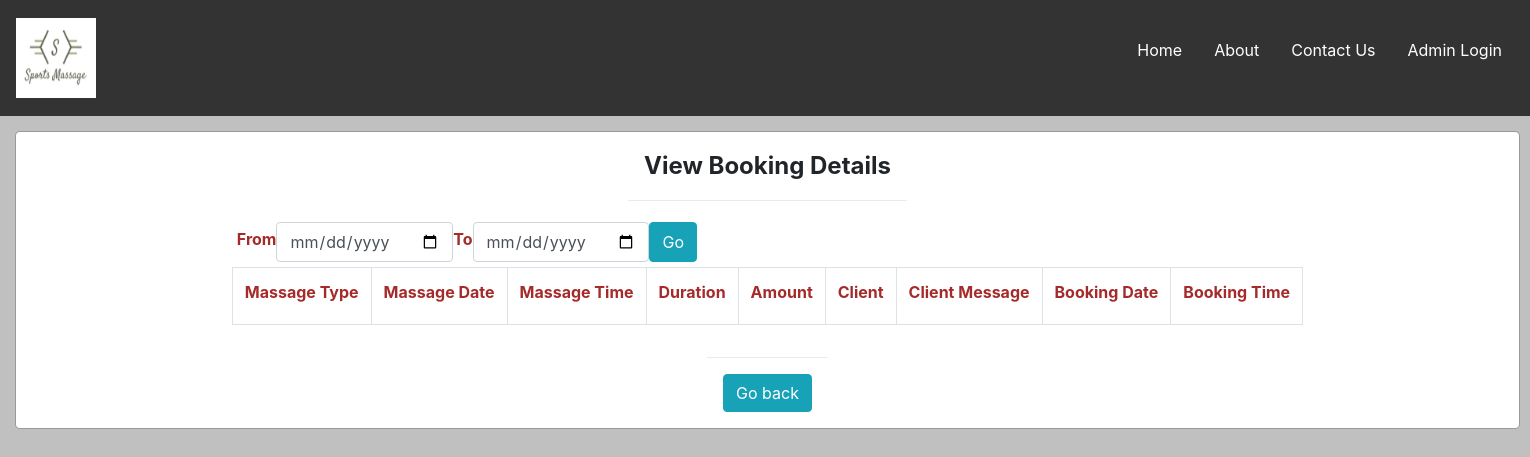
Before: /ViewBookings.php (signed in) with the older database file.
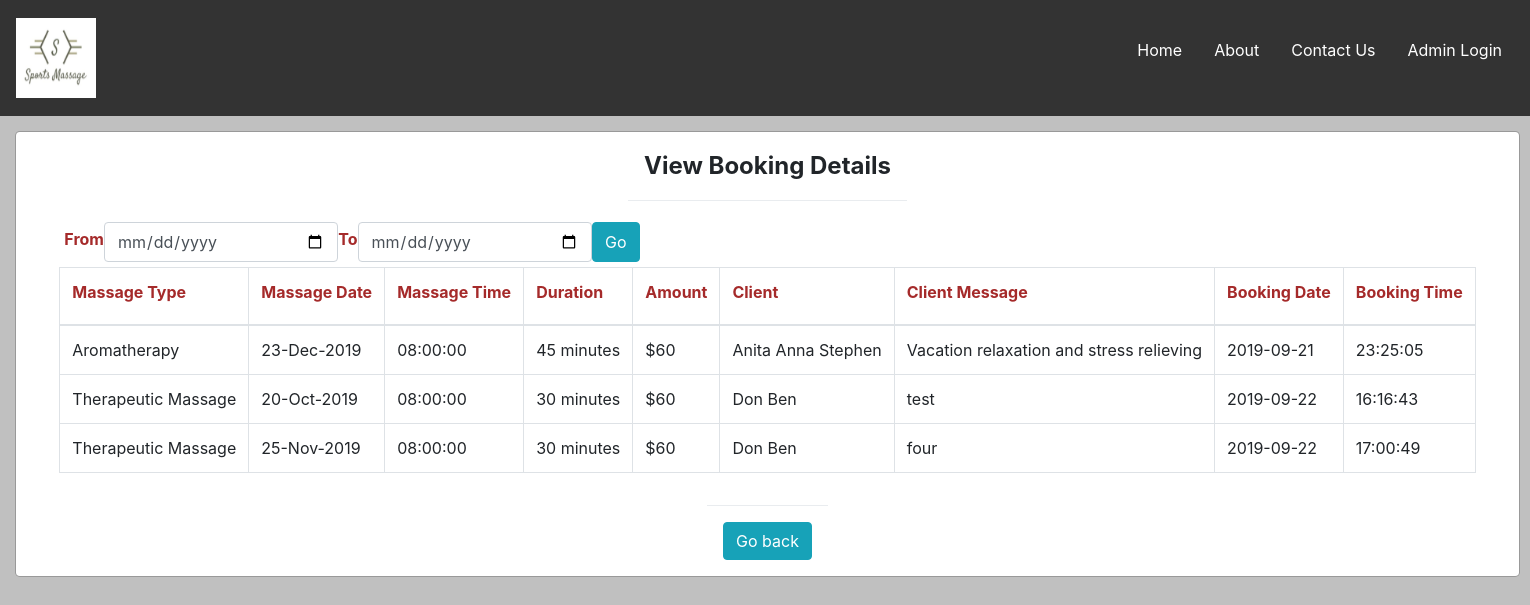
After: the same page with the newer database file.
### tables this page shows
CREATE TABLE `bookings` (
  `BookingId` int(11) NOT NULL,
  `Email` varchar(50) DEFAULT NULL,
  `MassageType` varchar(50) DEFAULT NULL,
  `Duration` int(11) DEFAULT NULL,
  `Amount` double DEFAULT NULL,
  `BookingDate` date DEFAULT NULL,
  `BookingTime` time DEFAULT NULL,
  `MessageForTherapist` varchar(100) DEFAULT NULL,
  `ServiceId` int(11) NOT NULL,
  `EmployeeId` int(11) NOT NULL,
  `BookedDate` date NOT NULL,
  `Bookedtime` time NOT NULL,
  `BookingStatus` varchar(20) NOT NULL
);

CREATE TABLE `userdetails` (
  `UserId` int(11) NOT NULL,
  `FirstName` tinytext NOT NULL,
  `LastName` tinytext NOT NULL,
  `Gender` tinytext DEFAULT NULL,
  `Email` varchar(50) NOT NULL,
  `Address` tinytext DEFAULT NULL,
  `Street` tinytext DEFAULT NULL,
  `Suburb` tinytext DEFAULT NULL,
  `City` tinytext DEFAULT NULL,
  `PO` int(11) DEFAULT NULL,
  `Mobile` bigint(20) NOT NULL,
  `DOB` date DEFAULT NULL,
  `Password` tinytext NOT NULL
);

### ViewBookings.php (the view, shortened to what this page needs)
<?php
require("heading.php");
require("admincheck.php");
$output = '';
$empid = $_SESSION['empid'];
$query = "select u.FirstName,u.LastName,b.* from bookings b,userdetails u where b.Email=u.Email
and b.EmployeeId='$empid'AND b.BookingStatus<>'Cancelled'
";
$result = mysqli_query($mysqli, $query);
?>
<html>
<head>
     <link rel="stylesheet" type="text/css" href="stylesheet.css">
     <link rel="stylesheet" href="css/bootstrap.min.css">
</head>
<body style="background-color:silver;">
     <div id="" class="container-view">
          <div class="" style="width:1505px">
               <div class="modal-content" style="align-items: center;">
                    <div class="modal-header">
                         <h4 class="modal-title"><b>View Booking Details</b></h4>
                    </div>
                    <div class="modal-body">
                              <div class="row dates" style="margin:5px">
                                   <label style="margin-top:5px">From</label>
                                   <input type="date" class="form-control col-md-2 date1" name="date1"  />
                                   <label style="margin-top:5px">To</label>
                                   <input type="date" class="form-control col-md-2 date2" name="date2"  />
                                   <button type="submit" class="btn btn-info search">Go</button>
                              </div>
                         <div class="table-responsive">
                              <table class="table table-bordered">
                                   <tr>
                                        <td><label>Massage Type</label></td>
                                        <td><label>Massage Date</label></td>
                                        <td><label>Massage Time</label></td>
                                        <td><label>Duration</label></td>
                                        <td><label>Amount</label></td>
                                        <td><label>Client</label></td>
                                        <td><label>Client Message</label></td>
                                        <td><label>Booking Date</label></td>
                                        <td><label>Booking Time</label></td>
                                   </tr>
                                   <tbody class="ajaxvalue">
                                        <?php
                                        while ($row = mysqli_fetch_array($result)) {
                                             $output .= '
                <tr>
                <td >' . $row["MassageType"] . '</td>
                     <td >' . date('d-M-Y', strtotime($row['BookedDate'])) . '</td>
                     <td >' . $row["Bookedtime"] . '</td>
                     <td >' . $row["Duration"] . ' minutes</td>
                     <td >$' . $row["Amount"] . '</td>
                     <td >' . $row["FirstName"] . ' ' . $row["LastName"] . '</td>
                     <td >' . $row["MessageForTherapist"] .  '</td>
                     <td >' . $row["BookingDate"] . '</td>
                     <td >' . $row["BookingTime"] . '</td>
                </tr>
               ';
                                        }
                                        echo $output;
                                        ?>
                                   </tbody>
                              </table>
                         </div>
                    </div>
                    <div class="modal-footer">
                         <a href="EmployeeHome.php" class="btn btn-info">Go back</a>
                    </div>
               </div>
          </div>
     </div>
</body>

### heading.php (shortened to what this page needs)
 <!DOCTYPE html>
<html>
    <head>
    </head>
    <body>
    <div class="navbar">
<img src="Logo.jpg" alt="Logo" width="80" height="80">
  <ul >
  <a href="adminlogin.php" style="text-align:right;">Admin Login</a>
  <a href="#" style="text-align:right;">Contact Us</a>
  <a href="#" style="text-align:right;">About</a>
  <a href="Logout.php" style="text-align:right;">Home</a>
  </ul>
</div>
    </body>
</html>

### stylesheet.css (style rules this page uses)
body { background-color: gray; }
label { font-weight: bold; color:brown; }
.btn { background-color: cadetblue; color: darkblue; }

### heading.php (style rules this page uses)
body { font-family: Arial, Helvetica, sans-serif; }
.navbar { overflow: hidden; background-color: #333; padding: 15px 16px; margin:0; margin-right: -4px; }
.navbar a { float: right; font-size: 16px; color: white; text-align: center; padding: 30px 16px; text-decoration: none; }

### ViewBookings.php (style rules this page uses)
.container-view { margin: 15px; }

Changed rows visible on the page:
added bookings: MassageType "Aromatherapy", BookedDate "23-Dec-2019", Bookedtime "08:00:00", Duration "45", Amount "60", userdetails.FirstName "Anita Anna", userdetails.LastName "Stephen", MessageForTherapist "Vacation relaxation and stress relieving", BookingDate "2019-09-21", BookingTime "23:25:05"
added bookings: MassageType "Therapeutic Massage", BookedDate "20-Oct-2019", Bookedtime "08:00:00", Duration "30", Amount "60", userdetails.FirstName "Don", userdetails.LastName "Ben", MessageForTherapist "test", BookingDate "2019-09-22", BookingTime "16:16:43"
added bookings: MassageType "Therapeutic Massage", BookedDate "25-Nov-2019", Bookedtime "08:00:00", Duration "30", Amount "60", userdetails.FirstName "Don", userdetails.LastName "Ben", MessageForTherapist "four", BookingDate "2019-09-22", BookingTime "17:00:49"
